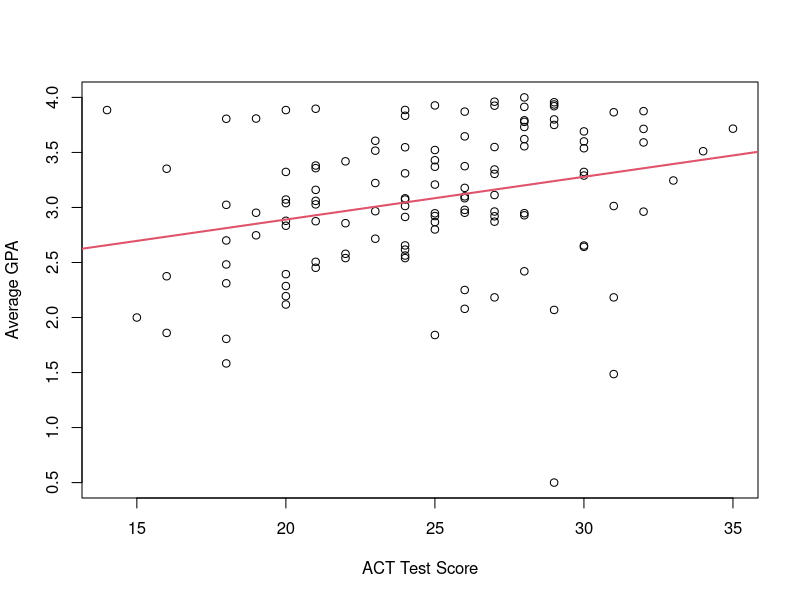

Recreate this plot in R.
## ---- chunk 1
Data =read.delim("AS_2_Q_2_Data.txt", header = FALSE, sep = " ")
Y=Data[,2]
X=Data[,6]

Model=lm(Y~X)

Beta0=as.numeric(Model$coefficients["(Intercept)"])
Beta0
Beta1=as.numeric(Model$coefficients["X"])
Beta1
## ---- chunk 2
plot(X,Y,xlab="ACT Test Score",ylab="Average GPA")
abline(Beta0,Beta1,col=2,lwd=2)
## ---- chunk 3
Y1=Beta0+Beta1*30
Y1
## ---- chunk 4
xnew = data.frame(X=28)

Y2=Beta0+Beta1*28

SXY = sum(X *Y ) - length(X) * mean(X) * mean(Y)
SYY = sum( Y * Y) - length(Y) * (mean(Y))^2
SXX = sum( X * X) - length(X) * (mean(X))^2
RSS = SYY - Beta1 * SXY
SIGMA=(RSS/(length(X)-2))^0.5
mu=mean(X)

n=0.05
t=qt(n/2, length(X)-2, lower.tail=TRUE)
#Method 1 from Function
confInt = predict(Model,xnew, interval = "confidence", level = 0.95, se.fit = TRUE)
conflwr=confInt$fit[2]
confupr=confInt$fit[3]
conflwr
confupr
#Method 2 from Formula
ConfUb=Y2+t*SIGMA*((1/length(X))+((xnew-mu)^2/SXX))^0.5
ConfLb=Y2-t*SIGMA*((1/length(X))+((xnew-mu)^2/SXX))^0.5
ConfUb
ConfLb
## ---- chunk 5
#Method 1 from Function
predInt=predict(Model,xnew, interval = "prediction", level = 0.95, se.fit = TRUE)
predlwr=predInt$fit[2]
predlwr
predupr=predInt$fit[3]
predupr
#Method 2 Derivating with Formula
PredUb=Y2+t*SIGMA*(1+(1/length(X))+((xnew-mu)^2/SXX))^0.5
PredLb=Y2-t*SIGMA*(1+(1/length(X))+((xnew-mu)^2/SXX))^0.5
PredUb
PredLb
## ---- chunk 6
Weight = sqrt(2*qf(0.95,2,length(X)-2))

cbandupper = confInt$fit[,1]+Weight*confInt$se.fit
cbandlower = confInt$fit[,1]-Weight*confInt$se.fit
cbandlower
cbandupper
## ---- chunk 7
Anova =anova(Model)
Anova
## ---- chunk 8
alpha=0.01
Fscore = qf((1-alpha),1,length(X)-2)
Fscore

FStarScore=9.242 #From Anova Table
FStarScore
## ---- chunk 9
R=sqrt(0.07262) # from summary
R
